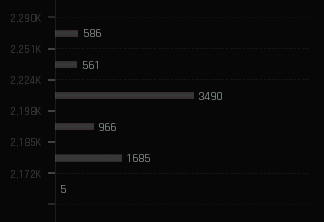
#> input picture image.png, 324 x 222 px
$ python annotate_blocks.py image.png
#> lines starting #> are read from the running program, lines starting #| are printed output that depends on the picture; after the words box and inside, x2 and y2 are one past the last pixel; in counts of white or black regions, pixels touching at a corner belong together
#> in annotate_blocks, img is the input picture: shape (222, 324, 3); mean B, G, R 10.3, 9.3, 9.3
"""Annotate all connected blocks in an image by drawing bounding boxes.

Usage examples:
    uv run python annotate_blocks.py images/proc_20251016_093453/step_02_projection.png
    uv run python annotate_blocks.py INPUT.png --min-area 120 --kernel 3 --export-roi

The script automatically chooses between binary and inverted-binary Otsu thresholding
to maximize the number of detected components. It optionally applies a small
morphological close to connect nearby pixels and filters out tiny noise by area.
"""

from __future__ import annotations

import argparse
import os
from dataclasses import dataclass
from pathlib import Path
from typing import List, Tuple

import cv2 as cv
import numpy as np


@dataclass
class Component:
    label: int
    x: int
    y: int
    w: int
    h: int
    area: int


def _connected_components(mask: np.ndarray, min_area: int) -> List[Component]:
    num_labels, labels, stats, _centroids = cv.connectedComponentsWithStats(mask, connectivity=8)
    comps: List[Component] = []
    for label in range(1, num_labels):  # skip background
        x, y, w, h, area = stats[label]
        if area >= min_area and w > 0 and h > 0:
            comps.append(Component(label=label, x=int(x), y=int(y), w=int(w), h=int(h), area=int(area)))
    return comps


def _prepare_binary(gray: np.ndarray, kernel: int) -> Tuple[np.ndarray, np.ndarray]:
    # Otsu threshold (both direct and inverted). Blur slightly to reduce noise.
#> called with kernel = 3
    blur = cv.GaussianBlur(gray, (3, 3), 0)
    _, thr = cv.threshold(blur, 0, 255, cv.THRESH_BINARY + cv.THRESH_OTSU)
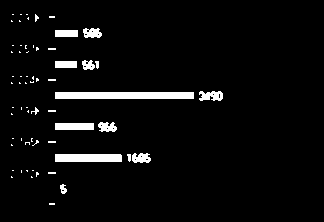
#> thr: shape (222, 324); 4.4% white; 63 white regions (49 under 20 px), largest, box (x1, y1, x2, y2) and area: (55, 92, 194, 99) 973, (55, 154, 122, 162) 535, (55, 123, 94, 130) 273
    _, thri = cv.threshold(blur, 0, 255, cv.THRESH_BINARY_INV + cv.THRESH_OTSU)
    if kernel > 1:
        k = cv.getStructuringElement(cv.MORPH_RECT, (kernel, kernel))
        thr = cv.morphologyEx(thr, cv.MORPH_CLOSE, k, iterations=1)
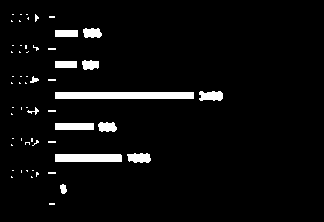
#> thr: shape (222, 324); 4.6% white; 57 white regions (44 under 20 px), largest, box (x1, y1, x2, y2) and area: (55, 92, 194, 99) 973, (55, 154, 122, 162) 535, (55, 123, 94, 130) 273
        thri = cv.morphologyEx(thri, cv.MORPH_CLOSE, k, iterations=1)
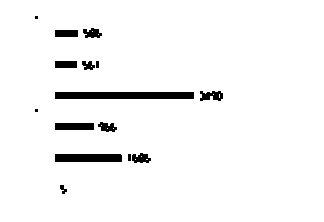
#> thri: shape (222, 324); 96.1% white; 15 black regions (2 under 20 px), largest, box (x1, y1, x2, y2) and area: (55, 92, 194, 99) 973, (55, 154, 122, 162) 535, (55, 123, 94, 130) 273
    return thr, thri


def annotate_blocks(
    input_path: Path,
    output_path: Path | None = None,
    min_area: int = 100,
    kernel: int = 3,
    export_roi: bool = False,
) -> Path:
    # Read image
    img = cv.imread(str(input_path), cv.IMREAD_COLOR)
    if img is None:
        raise FileNotFoundError(f"Failed to read image: {input_path}")
    gray = cv.cvtColor(img, cv.COLOR_BGR2GRAY)

    # Prepare binary masks and choose the one that gives more components
    thr, thri = _prepare_binary(gray, kernel=max(1, kernel))
    comps_thr = _connected_components(thr, min_area=min_area)
#> in _connected_components, `num_labels, labels, stats, _centroids = cv.connectedComponentsWithStat..`:
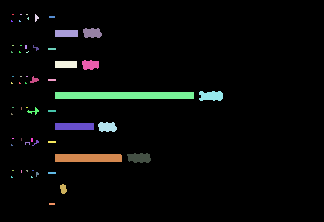
#> labels: shape (222, 324) int32; 58 distinct labels, from 0 to 57; one colour per label, 0 black
#> in _connected_components, `num_labels, labels, stats, _centroids = cv.connectedComponentsWithStat..`: num_labels = 58; stats = 58 rows, first 6: [0, 0, 324, 222, 68610], [12, 14, 2, 1, 2], [20, 14, 2, 1, 2], [26, 14, 2, 1, 2], [35, 14, 4, 8, 19], [27, 17, 2, 3, 4]
#> the loop in _connected_components, `for label in range(1, num_labels):` made 57 passes
#> (x, y, w, h, area) on passes 9, 10, 19, 20, 24, 29, 30, 34, 37, 38, 46, 47: (83, 28, 19, 10, 156), (55, 30, 23, 7, 161), (55, 61, 22, 7, 154), (82, 60, 17, 10, 138), (30, 76, 9, 7, 34), (199, 91, 24, 10, 198), (55, 92, 139, 7, 973), (27, 107, 12, 8, 33), (55, 123, 39, 7, 273), (98, 122, 19, 10, 154), (127, 153, 24, 10, 193), (55, 154, 67, 8, 535)
#> after the loop in _connected_components, `for label in range(1, num_labels):`: comps = 10 items
#> comps_thr = 10 items
    comps_thri = _connected_components(thri, min_area=min_area)
#> call 2 of _connected_components, with min_area = 100
#> in _connected_components (call 2), `num_labels, labels, stats, _centroids = cv.connectedComponentsWithStat..`:
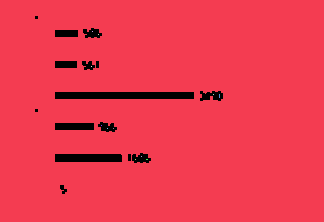
#> labels: shape (222, 324) int32; 13 distinct labels, from 0 to 12; one colour per label, 0 black
#> in _connected_components (call 2), `num_labels, labels, stats, _centroids = cv.connectedComponentsWithStat..`: num_labels = 13; stats = 13 rows, first 6: [35, 16, 188, 178, 2823], [0, 0, 324, 222, 69090], [92, 31, 1, 1, 1], [98, 34, 1, 1, 1], [91, 66, 1, 1, 1], [213, 94, 1, 1, 1]
#> the loop in _connected_components (call 2), `for label in range(1, num_labels):` made 12 passes
#> after the loop in _connected_components (call 2), `for label in range(1, num_labels):`: comps = 1 item
#> comps_thri = 1 item
    if len(comps_thri) > len(comps_thr):
        mask = thri
        comps = comps_thri
        inverted = True
    else:
        mask = thr
        comps = comps_thr
#> comps = 10 items
        inverted = False

    # Annotate
    annotated = img.copy()
    # Distinct colors (cycled)
    palette = [
        (255, 88, 88),
        (88, 200, 255),
        (120, 255, 120),
        (255, 220, 120),
        (200, 160, 255),
        (255, 140, 220),
        (120, 220, 255),
    ]
    for i, c in enumerate(comps):
        color = palette[i % len(palette)]
        pt1 = (c.x, c.y)
        pt2 = (c.x + c.w, c.y + c.h)
        cv.rectangle(annotated, pt1, pt2, color, thickness=2)
        label_text = f"{i+1}({c.w}x{c.h},{c.area})"
        cv.putText(annotated, label_text, (c.x + 2, max(0, c.y - 6)), cv.FONT_HERSHEY_SIMPLEX, 0.5, color, 1, cv.LINE_AA)
#> this loop made 10 passes
#> (color, pt1, pt2, label_text) on passes 1 to 10: ((255, 88, 88), (83, 28), (102, 38), '1(19x10,156)'), ((88, 200, 255), (55, 30), (78, 37), '2(23x7,161)'), ((120, 255, 120), (55, 61), (77, 68), '3(22x7,154)'), ((255, 220, 120), (82, 60), (99, 70), '4(17x10,138)'), ((200, 160, 255), (199, 91), (223, 101), '5(24x10,198)'), ((255, 140, 220), (55, 92), (194, 99), '6(139x7,973)'), ((120, 220, 255), (55, 123), (94, 130), '7(39x7,273)'), ((255, 88, 88), (98, 122), (117, 132), '8(19x10,154)'), ((88, 200, 255), (127, 153), (151, 163), '9(24x10,193)'), ((120, 255, 120), (55, 154), (122, 162), '10(67x8,535)')
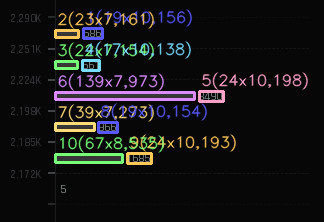
#> annotated: shape (222, 324, 3); 12.73% of pixels changed, all inside (x1, y1, x2, y2) = (54, 9, 309, 165)

    # Define output path
    if output_path is None:
        output_path = input_path.with_name(f"{input_path.stem}_annotated{input_path.suffix}")

    # Save annotated image
    output_path.parent.mkdir(parents=True, exist_ok=True)
    ok = cv.imwrite(str(output_path), annotated)
    if not ok:
        raise RuntimeError(f"Failed to write annotated image: {output_path}")

    # Optionally export each ROI
    if export_roi:
        roi_dir = output_path.with_suffix("").with_name(f"{output_path.stem}_rois")
        roi_dir.mkdir(parents=True, exist_ok=True)
        for i, c in enumerate(comps):
            crop = img[c.y : c.y + c.h, c.x : c.x + c.w]
            cv.imwrite(str(roi_dir / f"roi_{i+1:03d}_x{c.x}_y{c.y}_w{c.w}_h{c.h}.png"), crop)

    # Print a brief summary for convenience
    total = len(comps)
#> total = 10
    fg_ratio = float(np.count_nonzero(mask)) / mask.size
#> fg_ratio = 0.0461
    mode = "binary_inv" if inverted else "binary"
    print(f"Detected {total} blocks (min_area={min_area}, kernel={kernel}, mode={mode}, fg_ratio={fg_ratio:.2f}).")
#| Detected 10 blocks (min_area=100, kernel=3, mode=binary, fg_ratio=0.05).
    print(f"Saved: {output_path}")
    return output_path


def _parse_args() -> argparse.Namespace:
    p = argparse.ArgumentParser(description="Annotate all blocks in an image with bounding boxes.")
    p.add_argument("input", help="Path to input image (e.g., images/proc_*/step_02_projection.png)")
    p.add_argument("--output", help="Optional output path. Defaults to <input>_annotated.png", default=None)
    p.add_argument("--min-area", type=int, default=100, help="Minimum area in pixels to keep a component")
    p.add_argument("--kernel", type=int, default=3, help="Morphological close kernel size (>=1; 1 disables)")
    p.add_argument("--export-roi", action="store_true", help="Export each detected ROI as a separate image")
    return p.parse_args()


def main() -> None:
    args = _parse_args()
    in_path = Path(os.path.normpath(args.input))
    out_path = Path(os.path.normpath(args.output)) if args.output else None
    annotate_blocks(
        input_path=in_path,
        output_path=out_path,
        min_area=max(1, int(args.min_area)),
        kernel=max(1, int(args.kernel)),
        export_roi=bool(args.export_roi),
    )


if __name__ == "__main__":
    main()

$ run again, on buy_page_org2.png
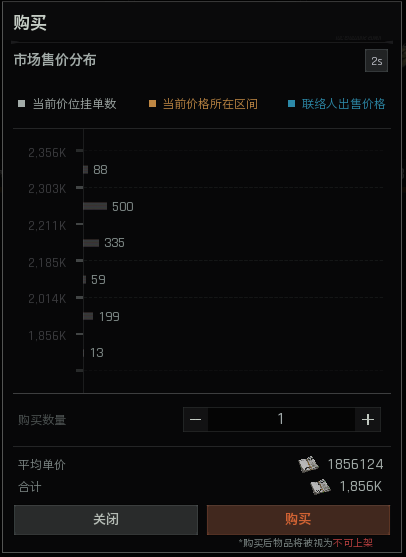
#> input picture buy_page_org2.png, 406 x 557 px
#> in annotate_blocks, img is the input picture: shape (557, 406, 3); mean B, G, R 12.9, 12.4, 12.9
#> labels: shape (557, 406) int32; 91 distinct labels, from 0 to 90
#> num_labels = 91; stats = 91 rows, first 6: [0, 0, 406, 557, 202631], [0, 0, 406, 553, 2367], [13, 14, 34, 18, 513], [365, 49, 23, 23, 529], [13, 52, 84, 15, 986], [17, 99, 9, 9, 77]
#> the loop in _connected_components, `for label in range(1, num_labels):` made 90 passes
#> (x, y, w, h, area) on passes 1 to 8: (0, 0, 406, 553, 2367), (13, 14, 34, 18, 513), (365, 49, 23, 23, 529), (13, 52, 84, 15, 986), (17, 99, 9, 9, 77), (33, 98, 83, 12, 826), (148, 99, 9, 9, 77), (163, 98, 95, 12, 935)
#> after the loop in _connected_components, `for label in range(1, num_labels):`: comps = 26 items
#> in _connected_components (call 2), `num_labels, labels, stats, _centroids = cv.connectedComponentsWithStat..`:
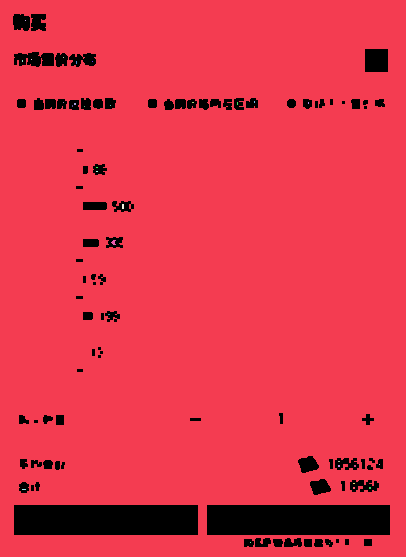
#> labels: shape (557, 406) int32; 32 distinct labels, from 0 to 31; one colour per label, 0 black
#> num_labels = 32; stats = 32 rows, first 6: [13, 14, 377, 533, 18538], [0, 0, 406, 557, 207518], [25, 20, 1, 1, 1], [63, 57, 1, 1, 1], [31, 59, 1, 1, 1], [22, 60, 1, 2, 2]
#> the loop in _connected_components (call 2), `for label in range(1, num_labels):` made 31 passes
#> after the loop in _connected_components (call 2), `for label in range(1, num_labels):`: comps = 1 item
#> in annotate_blocks, `comps = comps_thr`: comps = 26 items
#> the loop in annotate_blocks, `for i, c in enumerate(comps):` made 26 passes
#> (color, pt1, pt2, label_text) on passes 1 to 8: ((255, 88, 88), (0, 0), (406, 553), '1(406x553,2367)'), ((88, 200, 255), (13, 14), (47, 32), '2(34x18,513)'), ((120, 255, 120), (365, 49), (388, 72), '3(23x23,529)'), ((255, 220, 120), (13, 52), (97, 67), '4(84x15,986)'), ((200, 160, 255), (33, 98), (116, 110), '5(83x12,826)'), ((255, 140, 220), (163, 98), (258, 110), '6(95x12,935)'), ((120, 220, 255), (302, 98), (385, 109), '7(83x11,598)'), ((255, 88, 88), (93, 164), (108, 175), '8(15x11,138)')
#> after the loop in annotate_blocks, `for i, c in enumerate(comps):`:
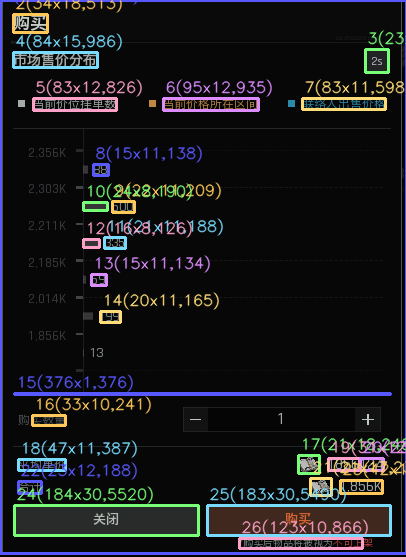
#> annotated: shape (557, 406, 3); 13.57% of pixels changed, all inside (x1, y1, x2, y2) = (0, 0, 406, 555)
#> total = 26
#> fg_ratio = 0.104
#| Detected 26 blocks (min_area=100, kernel=3, mode=binary, fg_ratio=0.10).

$ run again, on buy_page_org3.png
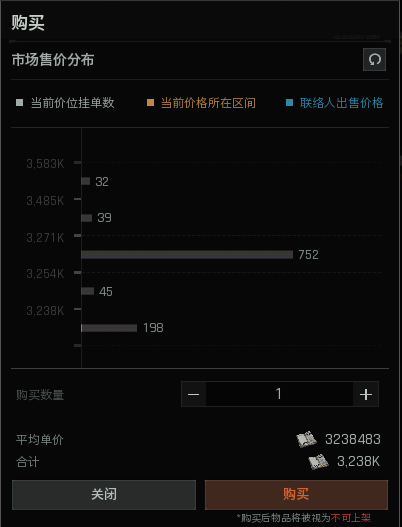
#> input picture buy_page_org3.png, 402 x 527 px
#> in annotate_blocks, img is the input picture: shape (527, 402, 3); mean B, G, R 13.5, 13.1, 13.6
#> labels: shape (527, 402) int32; 88 distinct labels, from 0 to 87
#> num_labels = 88; stats = 88 rows, first 6: [1, 0, 401, 527, 187483], [0, 0, 402, 527, 1518], [11, 14, 34, 18, 513], [363, 48, 23, 23, 529], [11, 52, 84, 15, 986], [31, 97, 83, 12, 826]
#> the loop in _connected_components, `for label in range(1, num_labels):` made 87 passes
#> (x, y, w, h, area) on passes 1 to 8: (0, 0, 402, 527, 1518), (11, 14, 34, 18, 513), (363, 48, 23, 23, 529), (11, 52, 84, 15, 986), (31, 97, 83, 12, 826), (161, 97, 95, 12, 935), (300, 97, 83, 11, 598), (15, 98, 9, 9, 77)
#> after the loop in _connected_components, `for label in range(1, num_labels):`: comps = 26 items
#> in _connected_components (call 2), `num_labels, labels, stats, _centroids = cv.connectedComponentsWithStat..`:
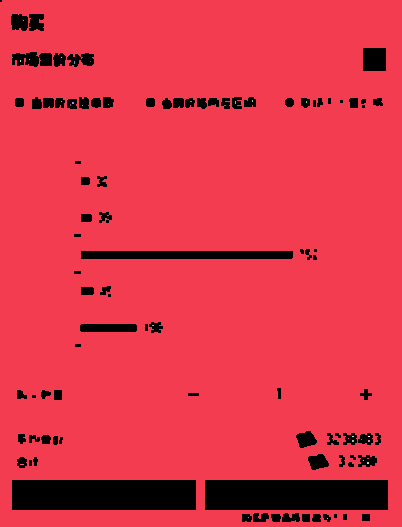
#> labels: shape (527, 402) int32; 30 distinct labels, from 0 to 29; one colour per label, 0 black
#> num_labels = 30; stats = 30 rows, first 6: [0, 0, 388, 522, 20273], [0, 0, 402, 527, 191525], [23, 20, 1, 1, 1], [61, 57, 1, 1, 1], [29, 59, 1, 1, 1], [20, 60, 1, 2, 2]
#> the loop in _connected_components (call 2), `for label in range(1, num_labels):` made 29 passes
#> after the loop in _connected_components (call 2), `for label in range(1, num_labels):`: comps = 1 item
#> in annotate_blocks, `comps = comps_thr`: comps = 26 items
#> the loop in annotate_blocks, `for i, c in enumerate(comps):` made 26 passes
#> (color, pt1, pt2, label_text) on passes 1 to 8: ((255, 88, 88), (0, 0), (402, 527), '1(402x527,1518)'), ((88, 200, 255), (11, 14), (45, 32), '2(34x18,513)'), ((120, 255, 120), (363, 48), (386, 71), '3(23x23,529)'), ((255, 220, 120), (11, 52), (95, 67), '4(84x15,986)'), ((200, 160, 255), (31, 97), (114, 109), '5(83x12,826)'), ((255, 140, 220), (161, 97), (256, 109), '6(95x12,935)'), ((120, 220, 255), (300, 97), (383, 108), '7(83x11,598)'), ((255, 88, 88), (95, 176), (109, 187), '8(14x11,115)')
#> after the loop in annotate_blocks, `for i, c in enumerate(comps):`:
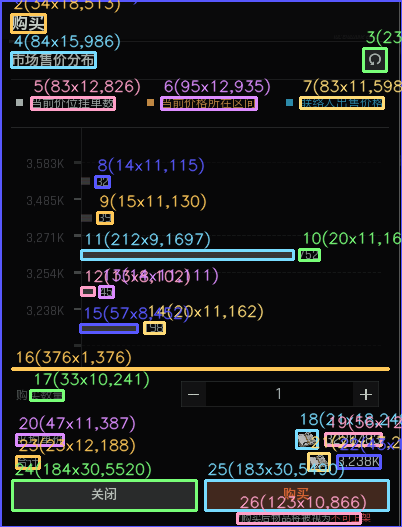
#> annotated: shape (527, 402, 3); 14.96% of pixels changed, all inside (x1, y1, x2, y2) = (0, 0, 402, 527)
#> total = 26
#> fg_ratio = 0.115
#| Detected 26 blocks (min_area=100, kernel=3, mode=binary, fg_ratio=0.12).

$ run again, on buy_page_org4.png
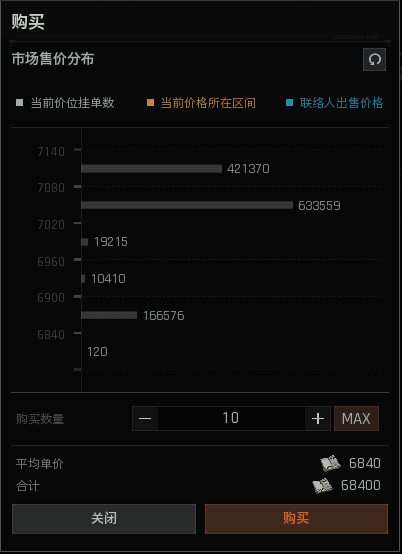
#> input picture buy_page_org4.png, 402 x 554 px
#> in annotate_blocks, img is the input picture: shape (554, 402, 3); mean B, G, R 13.8, 13.3, 13.8
#> labels: shape (554, 402) int32; 85 distinct labels, from 0 to 84
#> num_labels = 85; stats = 85 rows, first 6: [0, 0, 402, 554, 195737], [0, 0, 402, 552, 1938], [11, 13, 34, 18, 513], [363, 48, 23, 23, 529], [11, 51, 84, 15, 986], [31, 97, 83, 12, 826]
#> the loop in _connected_components, `for label in range(1, num_labels):` made 84 passes
#> (x, y, w, h, area) on passes 1 to 8: (0, 0, 402, 552, 1938), (11, 13, 34, 18, 513), (363, 48, 23, 23, 529), (11, 51, 84, 15, 986), (31, 97, 83, 12, 826), (161, 97, 95, 12, 935), (300, 97, 83, 11, 598), (15, 98, 9, 9, 77)
#> after the loop in _connected_components, `for label in range(1, num_labels):`: comps = 28 items
#> in _connected_components (call 2), `num_labels, labels, stats, _centroids = cv.connectedComponentsWithStat..`:
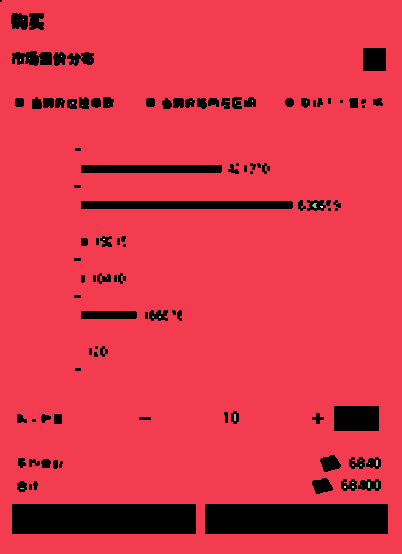
#> labels: shape (554, 402) int32; 36 distinct labels, from 0 to 35; one colour per label, 0 black
#> num_labels = 36; stats = 36 rows, first 6: [0, 0, 388, 534, 22452], [0, 0, 402, 554, 200121], [23, 19, 1, 1, 1], [61, 56, 1, 1, 1], [20, 59, 1, 2, 2], [29, 58, 1, 1, 1]
#> the loop in _connected_components (call 2), `for label in range(1, num_labels):` made 35 passes
#> after the loop in _connected_components (call 2), `for label in range(1, num_labels):`: comps = 1 item
#> in annotate_blocks, `comps = comps_thr`: comps = 28 items
#> the loop in annotate_blocks, `for i, c in enumerate(comps):` made 28 passes
#> (color, pt1, pt2, label_text) on passes 1 to 8: ((255, 88, 88), (0, 0), (402, 552), '1(402x552,1938)'), ((88, 200, 255), (11, 13), (45, 31), '2(34x18,513)'), ((120, 255, 120), (363, 48), (386, 71), '3(23x23,529)'), ((255, 220, 120), (11, 51), (95, 66), '4(84x15,986)'), ((200, 160, 255), (31, 97), (114, 109), '5(83x12,826)'), ((255, 140, 220), (161, 97), (256, 109), '6(95x12,935)'), ((120, 220, 255), (300, 97), (383, 108), '7(83x11,598)'), ((255, 88, 88), (227, 163), (241, 174), '8(14x11,107)')
#> after the loop in annotate_blocks, `for i, c in enumerate(comps):`:
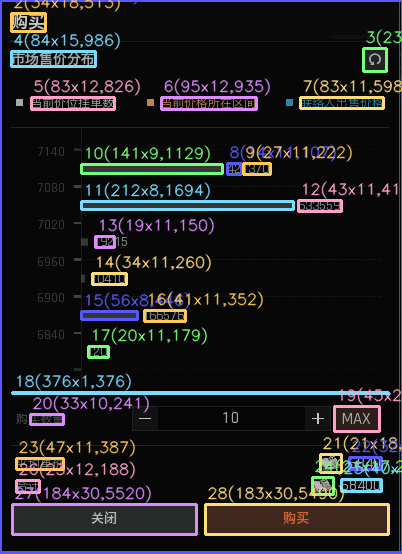
#> annotated: shape (554, 402, 3); 15.49% of pixels changed, all inside (x1, y1, x2, y2) = (0, 0, 402, 554)
#> total = 28
#> fg_ratio = 0.121
#| Detected 28 blocks (min_area=100, kernel=3, mode=binary, fg_ratio=0.12).
